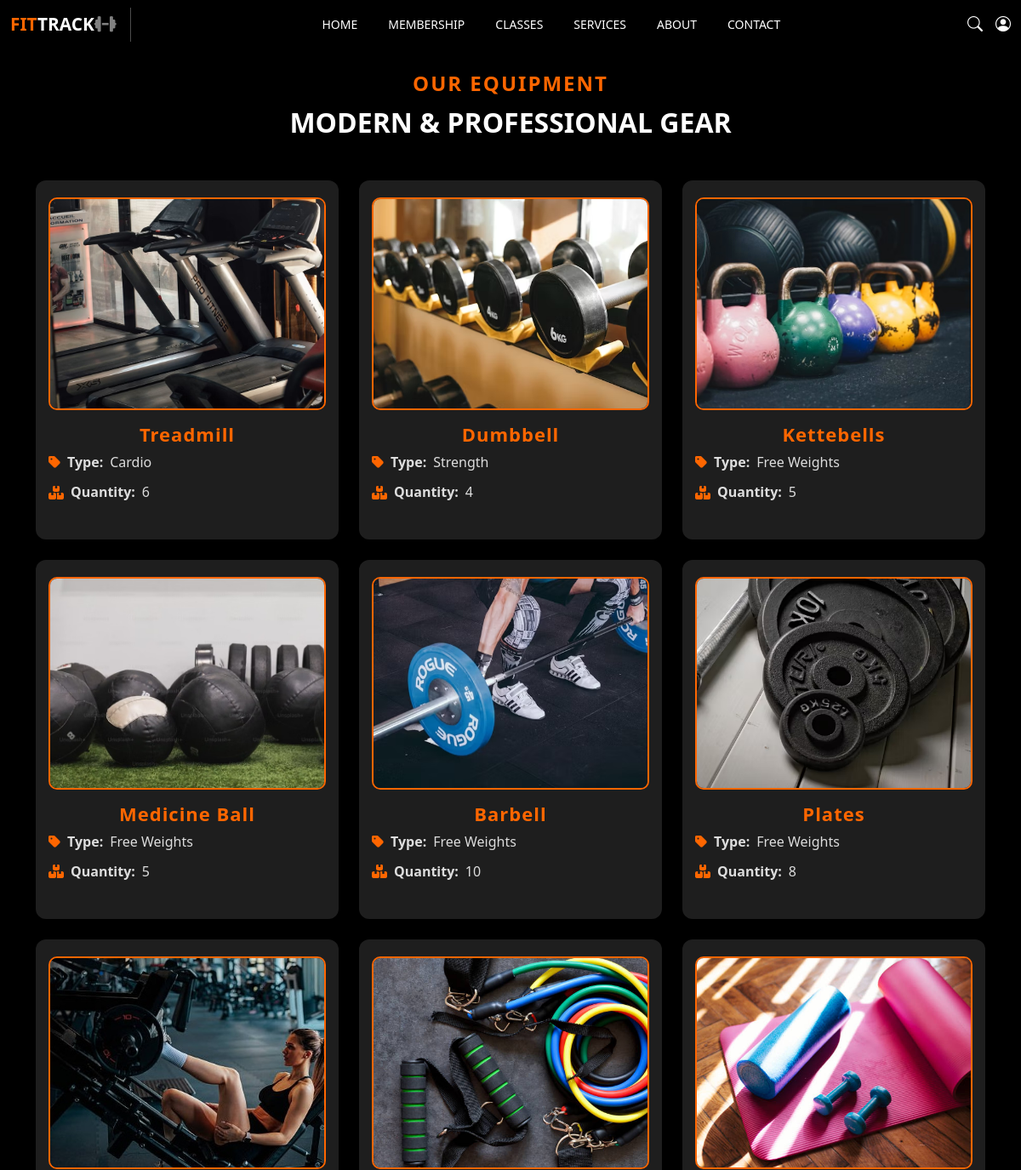
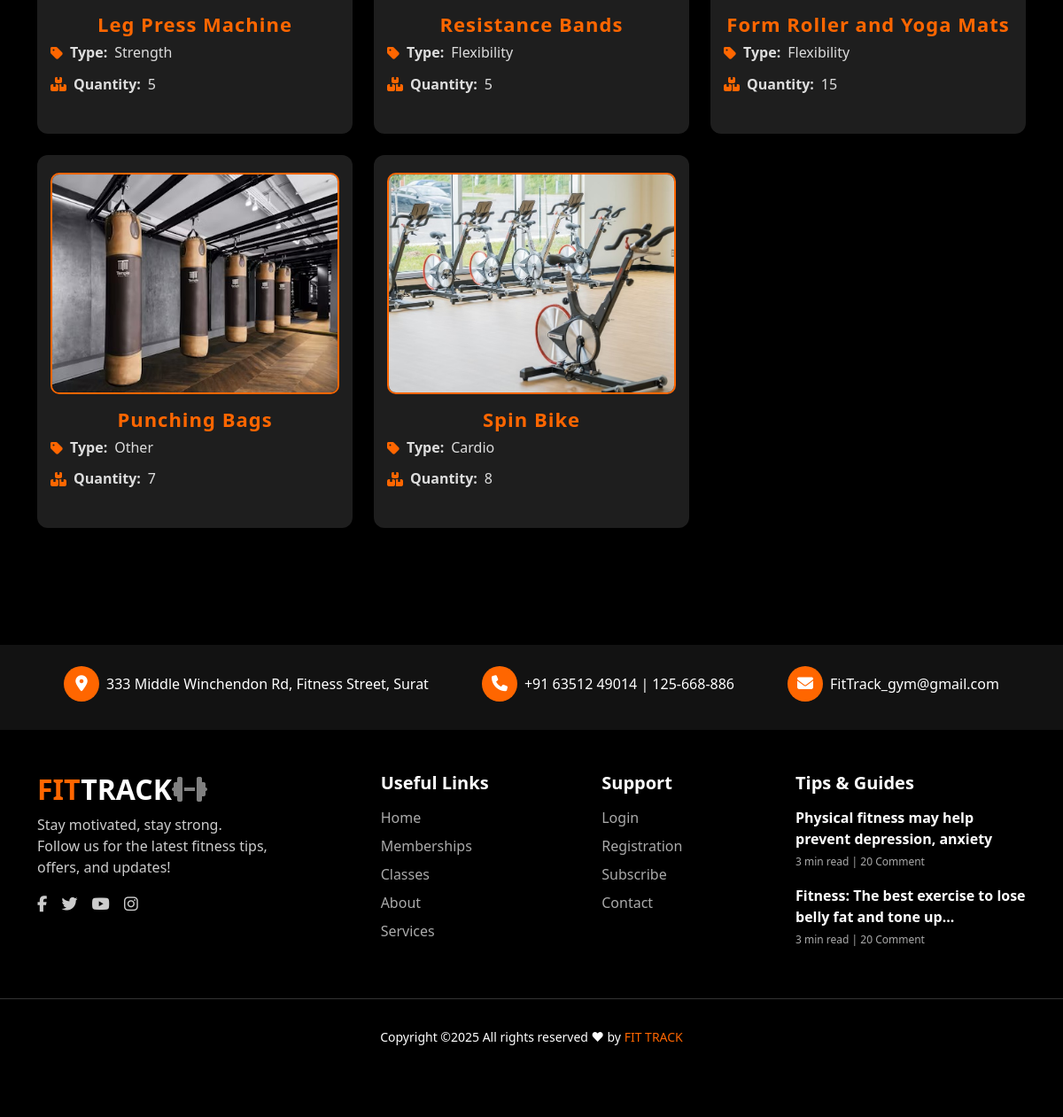
/user/equipment.php, run on the app's committed database (2 pictures, top to bottom).
### tables this page shows
CREATE TABLE `equipment` (
  `id` int(11) NOT NULL,
  `name` varchar(100) NOT NULL,
  `category` varchar(100) DEFAULT NULL,
  `quantity` int(11) NOT NULL,
  `purchase_date` date DEFAULT NULL,
  `price` decimal(10,2) DEFAULT NULL,
  `condition_status` enum('Active','Inactive','Maintenance') DEFAULT 'Active',
  `image` varchar(255) DEFAULT NULL,
  `created_at` timestamp NOT NULL DEFAULT current_timestamp()
);

### user/equipment.php (the view, shortened to what this page needs)
<?php
include '../config.php';
$sql = "SELECT * FROM equipment";
$result = $conn->query($sql);
?>
<!DOCTYPE html>
<html lang="en">
<head>
  <link rel="stylesheet" href="../css/equipment.css">
  <link href="https://cdnjs.cloudflare.com/ajax/libs/font-awesome/6.5.0/css/all.min.css" rel="stylesheet">
  <link href="https://cdn.jsdelivr.net/npm/bootstrap@5.3.2/dist/css/bootstrap.min.css" rel="stylesheet">
</head>
<body>
<?php include 'user_header.php'; ?>
<section class="equipment-section">
  <div class="container mb-5 mt-4">
    <h2 class="section-subtitle text-center">OUR EQUIPMENT</h2>
    <h3 class="section-title text-center mb-5">MODERN & PROFESSIONAL GEAR</h3>
    <div class="row">
      <?php
      if ($result->num_rows > 0) {
          while($row = $result->fetch_assoc()) {
              ?>
              <div class="col-md-4 mb-4">
                <div class="equipment-card">
                  <img src="../uploads/<?php echo $row['image']; ?>" alt="Equipment Image" class="equipment-img">
                  <h4><?php echo $row['name']; ?></h4>
                  <p><i class="fas fa-tag"></i><strong> Type:</strong> <?php echo $row['category']; ?></p>
                  <p><i class="fas fa-boxes"></i><strong> Quantity:</strong> <?php echo $row['quantity']; ?></p>
                </div>
              </div>
              <?php
          }
      } else {
          echo "<p class='text-center text-light'>No equipment available.</p>";
      }
      ?>
    </div>
  </div>
</section>
<?php include 'user_footer.php'; ?>
</body>
</html>

### css/equipment.css (style rules this page uses)
body { margin: 0; padding: 0; background-color: #000; font-family: 'Segoe UI', sans-serif; overflow-x: hidden; }
.section-subtitle { color: #ff6600; font-size: 24px; font-weight: bold; letter-spacing: 2px; }
.section-title { color: #fff; font-size: 32px; font-weight: bold; margin-top: 10px; line-height: 1.3; }
.equipment-section { background-color: #000; padding: 60px 0; }
.equipment-card { background: #1e1e1e; border-radius: 12px; padding: 20px 15px; text-align: center; transition: transform 0.3s, box-shadow 0.3s; margin-bottom: 10px; height: 100%; width: 100%; }
.equipment-img { width: 100%; height: 250px; object-fit: cover; margin-bottom: 15px; border-radius: 10px; border: 2px solid #ff6600; }
.equipment-card h4 { color: #ff6600; margin-bottom: 10px; font-weight: bold; font-size: 22px; letter-spacing: 1px; display: flex; align-items: center; justify-content: center; gap: 10px; }
.equipment-card p { color: #ddd; font-size: 16px; line-height: 1.2; display: flex; align-items: center; justify-content: flex-start; gap: 8px; }
.equipment-card p i { color: #ff6600; font-size: 16px; }

### user/user_header.php (style rules this page uses)
body { margin: 0; font-family: Arial, sans-serif; background-size: cover; }

### data on the page
equipment: image (picture), name "Treadmill", category "Cardio", quantity "6"
equipment: image (picture), name "Dumbbell", category "Strength", quantity "4"
equipment: image (picture), name "Kettebells", category "Free Weights", quantity "5"
equipment: image (picture), name "Medicine Ball", category "Free Weights", quantity "5"
equipment: image (picture), name "Barbell", category "Free Weights", quantity "10"
equipment: image (picture), name "Plates", category "Free Weights", quantity "8"
equipment: image (picture), name "Leg Press Machine", category "Strength", quantity "5"
equipment: image (picture), name "Resistance Bands", category "Flexibility", quantity "5"
equipment: image (picture), name "Form Roller and Yoga Mats", category "Flexibility", quantity "15"
equipment: image (picture), name "Punching Bags", category "Other", quantity "7"
equipment: image (picture), name "Spin Bike", category "Cardio", quantity "8"
